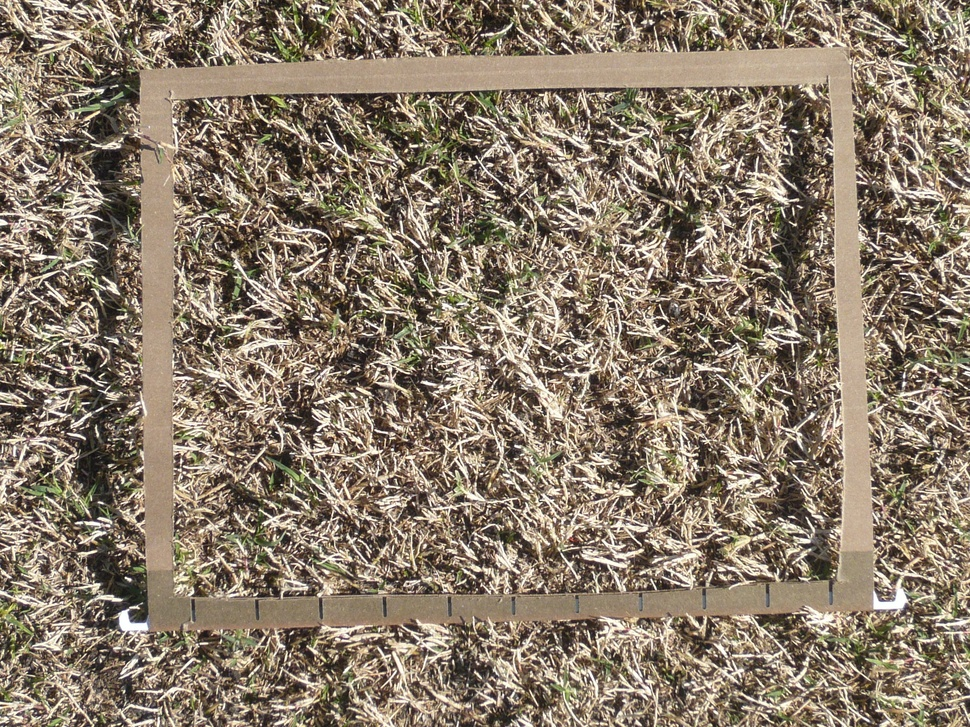
#> input picture data/original/Patch 1-2.JPG, 970 x 727 px, shrunk from 2048 x 1536 before the run
$ python plot_canny.py '../../../data/original/Patch 1-2.JPG'   (older library calls are emulated)
#> lines starting #> are read from the running program, lines starting #| are printed output that depends on the picture; after the words box and inside, x2 and y2 are one past the last pixel; in counts of white or black regions, pixels touching at a corner belong together
"""
===================
Canny edge detector
===================

The Canny filter is a multi-stage edge detector. It uses a filter based on the
derivative of a Gaussian in order to compute the intensity of the gradients.The
Gaussian reduces the effect of noise present in the image. Then, potential
edges are thinned down to 1-pixel curves by removing non-maximum pixels of the
gradient magnitude. Finally, edge pixels are kept or removed using hysteresis
thresholding on the gradient magnitude.

The Canny has three adjustable parameters: the width of the Gaussian (the
noisier the image, the greater the width), and the low and high threshold for
the hysteresis thresholding.

"""
import sys

import matplotlib.pyplot as plt
from skimage import io
from skimage.color import rgb2grey
from skimage.feature import canny
from skimage import measure
from skimage.filters import threshold_otsu
from skimage.morphology import closing, square


if len(sys.argv) < 2:
    raise ValueError("Usage:", sys.argv[0], " Missing some argument to indicate input files")
path = sys.argv[1]

image = io.imread(path)
#> image is the input picture: shape (727, 970, 3); mean R, G, B 137.8, 123.5, 106
image = rgb2grey(image)
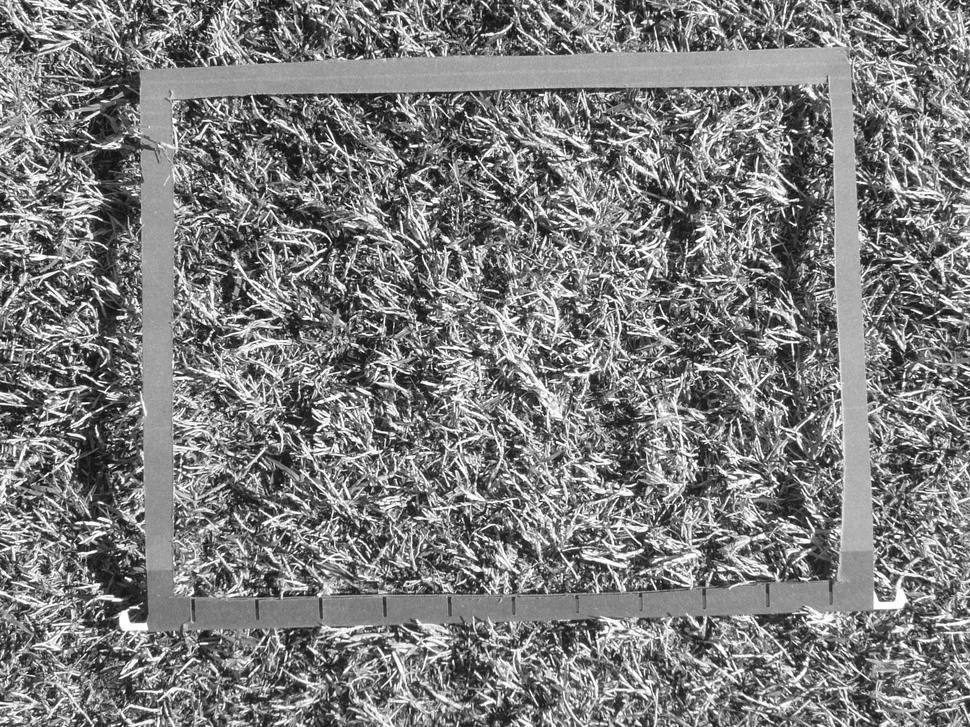
#> image: shape (727, 970) float64; min 0.0136, max 1, mean 0.491
# image = generate_green_map(image)
# im = uniform_filter(image)
thresh = threshold_otsu(image)
#> thresh = 0.509
# im = image > thresh
im = closing(image > thresh, square(3))
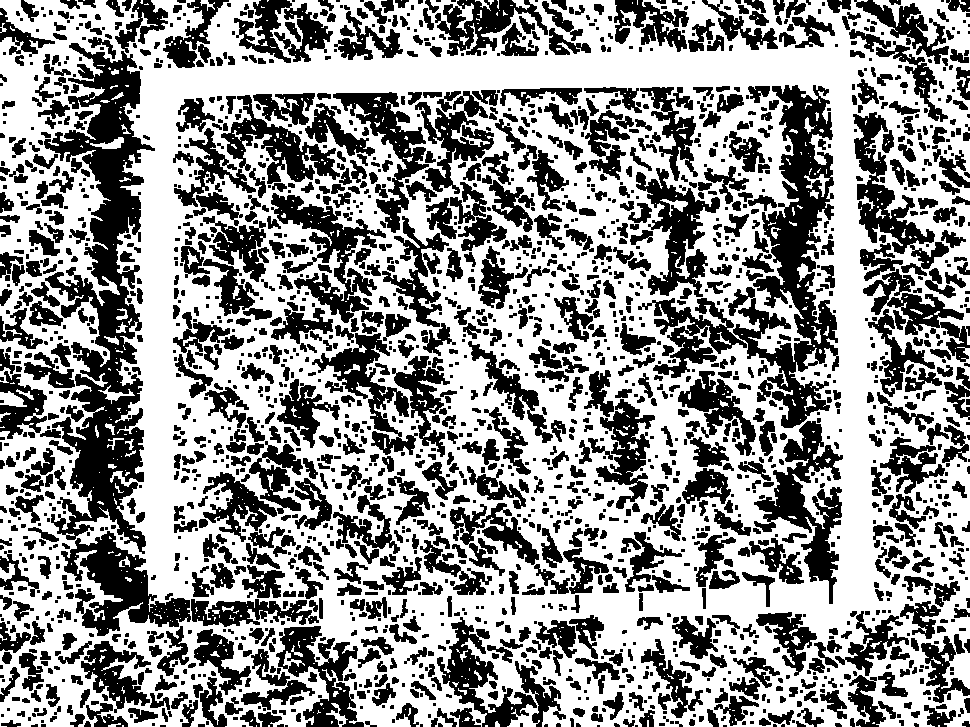
#> im: shape (727, 970) bool; 58% white; 2171 black regions (935 under 20 px), largest, box (x1, y1, x2, y2) and area: (44, 43, 155, 554) 22327, (728, 85, 839, 428) 14158, (61, 531, 191, 636) 5686

_sigma = 4.5
# Compute the Canny filter for two values of sigma
edges1 = canny(im)
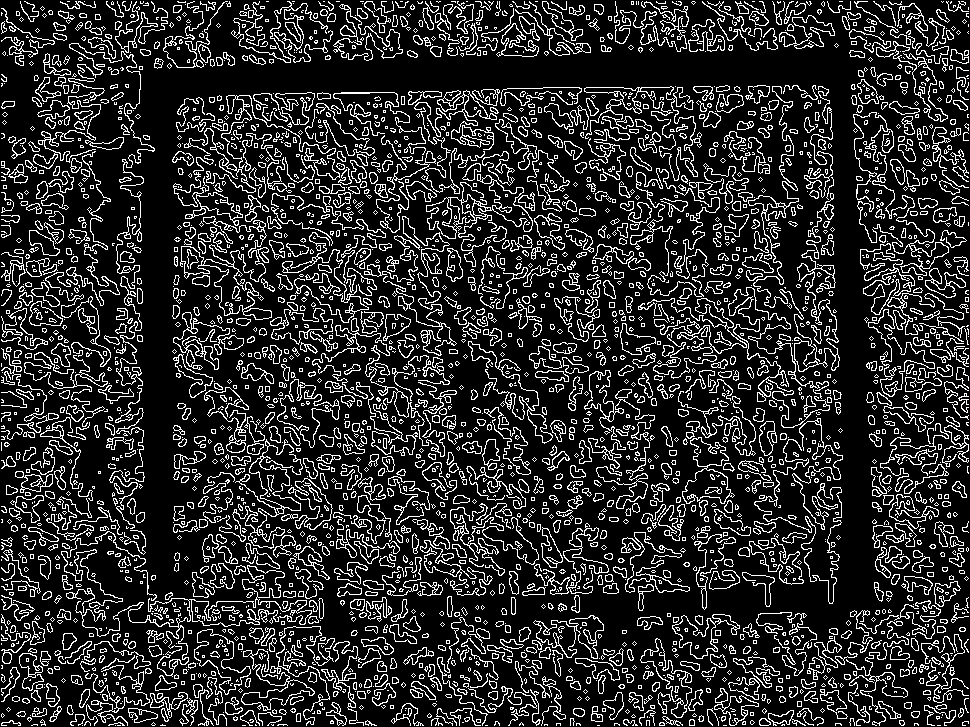
#> edges1: shape (727, 970) bool; 17.1% white in thin lines or dots
edges2 = canny(im, sigma=_sigma)
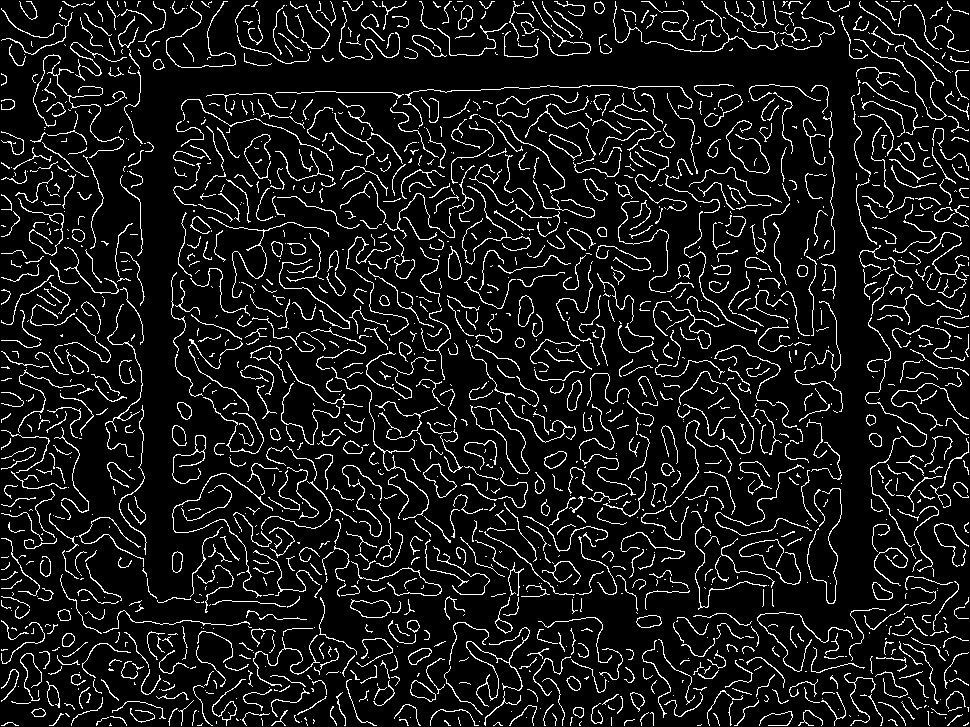
#> edges2: shape (727, 970) bool; 9.1% white in thin lines or dots

# display results
fig, (ax1, ax2, ax3) = plt.subplots(nrows=1, ncols=3, figsize=(8, 3))

ax1.imshow(im, cmap=plt.cm.jet)
ax1.axis('off')
ax1.set_title('noisy image', fontsize=20)

ax2.imshow(edges1, cmap=plt.cm.gray)
ax2.axis('off')
ax2.set_title('Canny filter, $\sigma=1$', fontsize=20)

ax3.imshow(edges2, cmap=plt.cm.gray)
ax3.axis('off')
ax3.set_title('Canny filter, $\sigma=3$', fontsize=20)

fig.subplots_adjust(wspace=0.02, hspace=0.02, top=0.9,
                    bottom=0.02, left=0.02, right=0.98)

plt.show()

contours = measure.find_contours(edges2, 0.5, fully_connected='high')
#> contours = 1721 point arrays, longest 939 points
print(len(contours))
#| 1721
if len(contours) < 10:
    for contour in contours:
        print(contour)

# Display the image and plot all contours found
fig, ax = plt.subplots()
ax.imshow(edges2, interpolation='nearest', cmap=plt.cm.gray)

for n, contour in enumerate(contours):
    ax.plot(contour[:, 1], contour[:, 0], linewidth=2)

ax.axis('image')
ax.set_xticks([])
ax.set_yticks([])
plt.show()
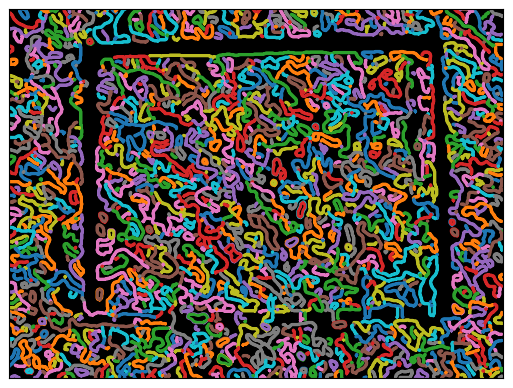
#> figure drawn by matplotlib, 1 panel

$ run again, on data/original/Patch 5-2.JPG
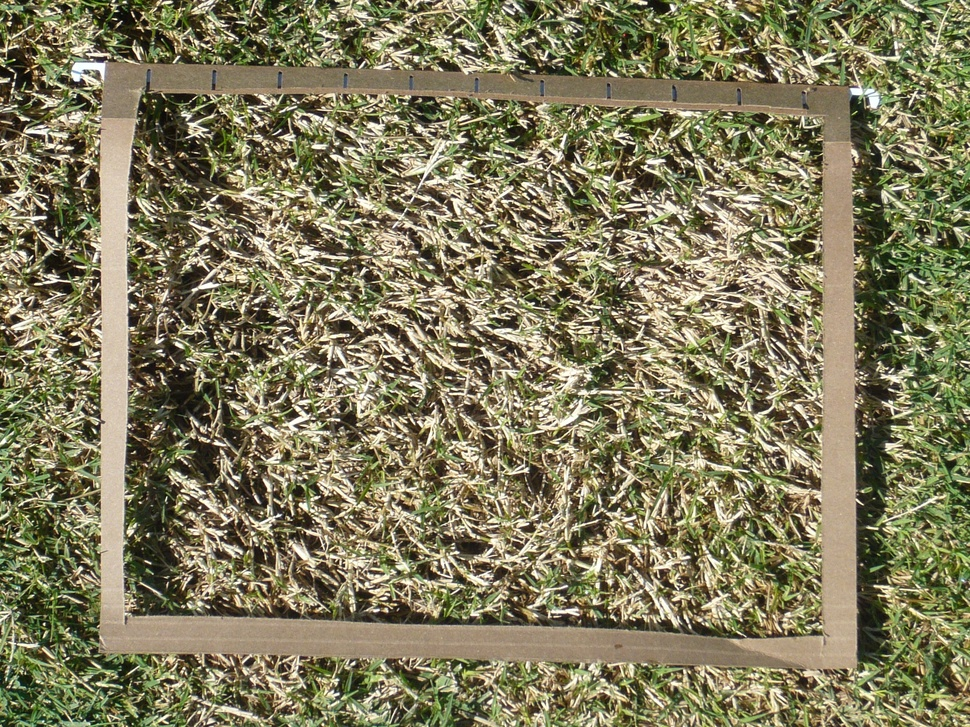
#> input picture data/original/Patch 5-2.JPG, 970 x 727 px, shrunk from 2048 x 1536 before the run
#> image is the input picture: shape (727, 970, 3); mean R, G, B 128.2, 122.8, 91.5
#> image: shape (727, 970) float64
#> thresh = 0.496
#> `im = closing(image > thresh, square(3))`:
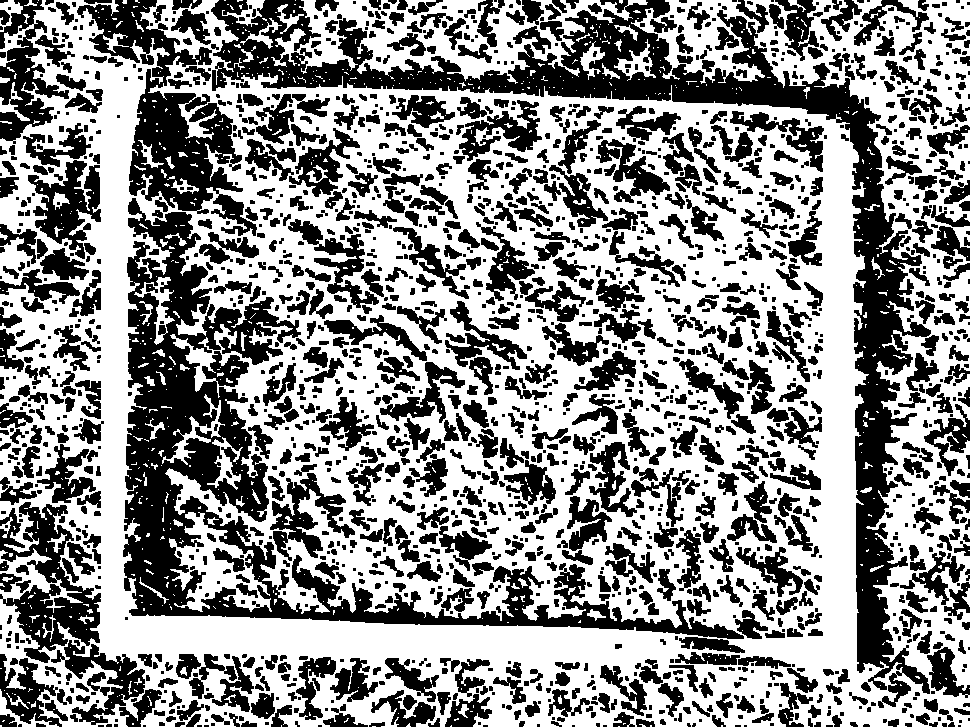
#> im: shape (727, 970) bool; 56.2% white; 1909 black regions (712 under 20 px), largest, box (x1, y1, x2, y2) and area: (211, 0, 931, 708) 46176, (123, 198, 744, 639) 43254, (77, 0, 257, 236) 13468
#> edges1: shape (727, 970) bool; 16.3% white in thin lines or dots
#> edges2: shape (727, 970) bool; 9% white in thin lines or dots
#> contours = 1730 point arrays, longest 1467 points
#| 1730
#> `plt.show()`:
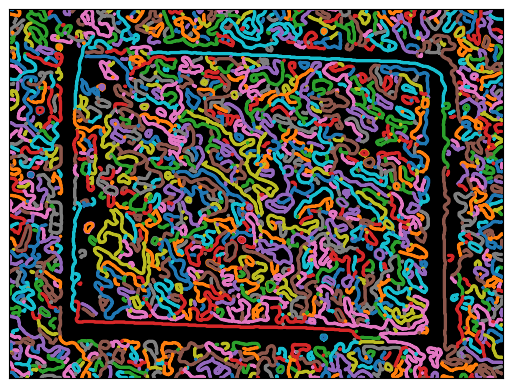
#> figure drawn by matplotlib, 1 panel

$ run again, on data/original/Patch 10.JPG
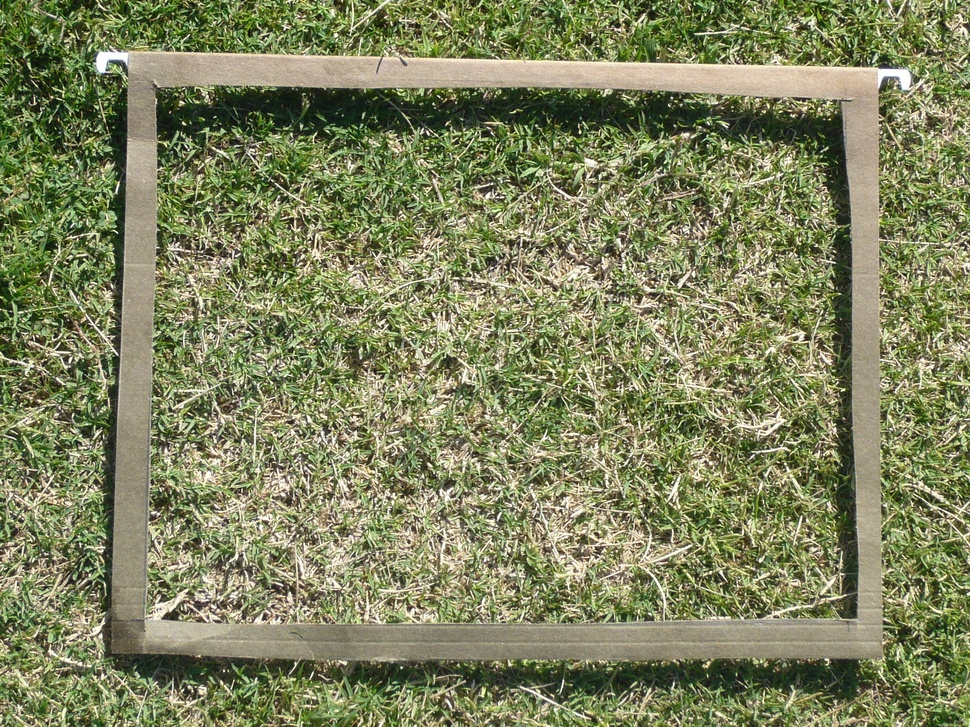
#> input picture data/original/Patch 10.JPG, 970 x 727 px, shrunk from 2048 x 1536 before the run
#> image is the input picture: shape (727, 970, 3); mean R, G, B 126.7, 130.9, 93.2
#> image: shape (727, 970) float64
#> thresh = 0.494
#> `im = closing(image > thresh, square(3))`:
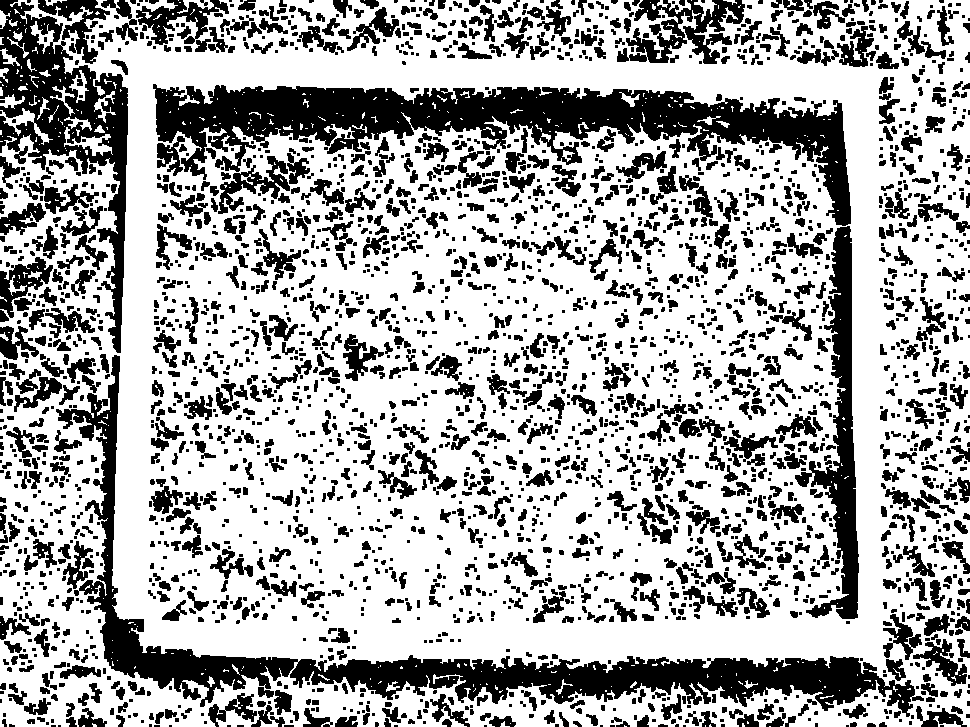
#> im: shape (727, 970) bool; 67.6% white; 2939 black regions (1418 under 20 px), largest, box (x1, y1, x2, y2) and area: (153, 84, 851, 226) 32135, (56, 355, 924, 717) 29238, (0, 0, 128, 353) 13455
#> edges1: shape (727, 970) bool; 14.2% white in thin lines or dots
#> edges2: shape (727, 970) bool; 8% white in thin lines or dots
#> contours = 1398 point arrays, longest 2299 points
#| 1398
#> `plt.show()`:
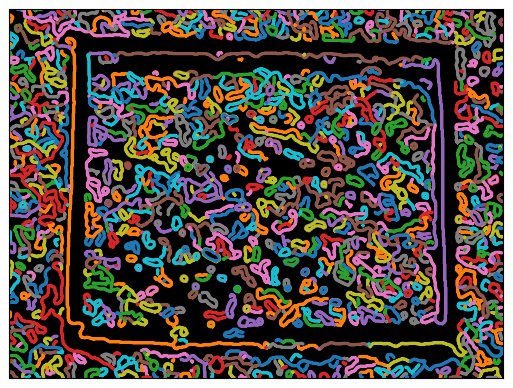
#> figure drawn by matplotlib, 1 panel

$ run again, on data/original/Patch 2.JPG
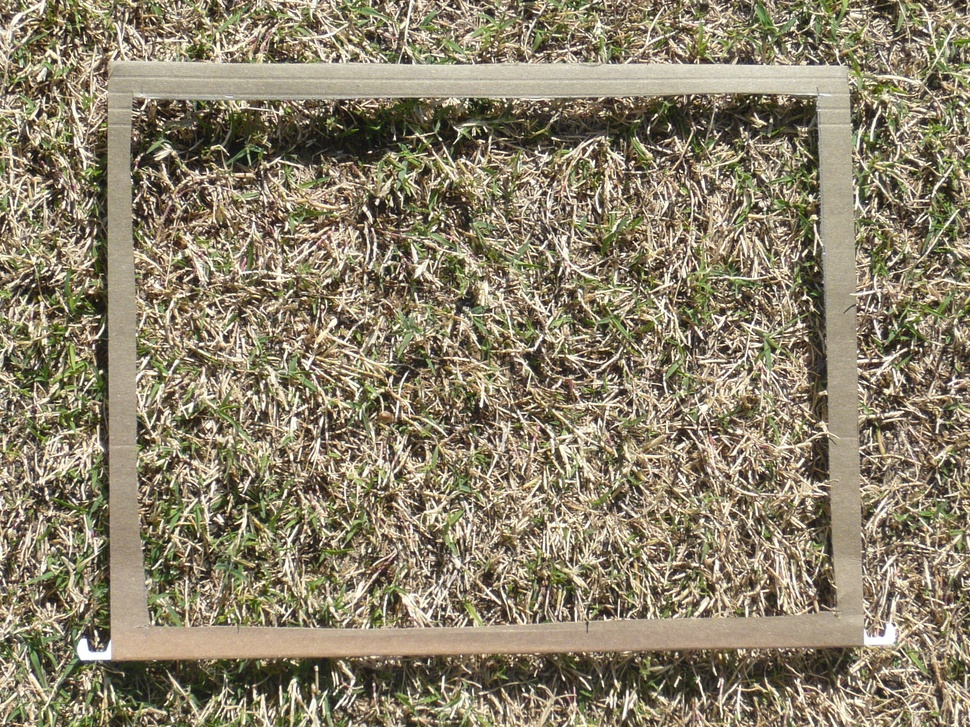
#> input picture data/original/Patch 2.JPG, 970 x 727 px, shrunk from 2048 x 1536 before the run
#> image is the input picture: shape (727, 970, 3); mean R, G, B 139.5, 129.5, 106.1
#> image: shape (727, 970) float64
#> thresh = 0.517
#> `im = closing(image > thresh, square(3))`:
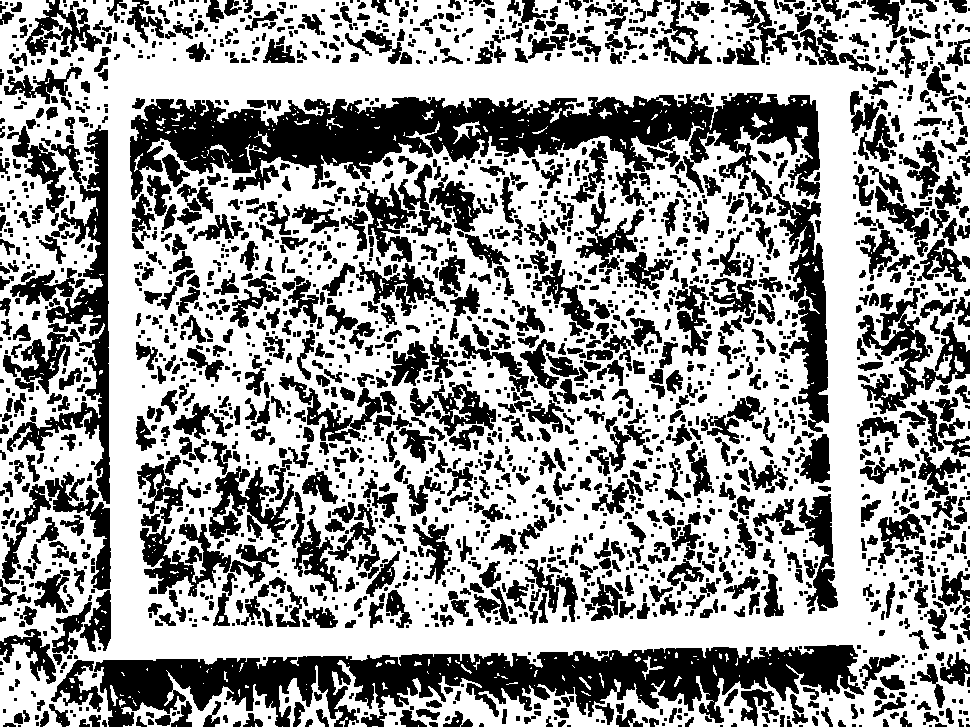
#> im: shape (727, 970) bool; 60.5% white; 2417 black regions (1115 under 20 px), largest, box (x1, y1, x2, y2) and area: (130, 93, 820, 200) 35744, (94, 645, 864, 727) 31051, (7, 125, 110, 504) 7848
#> edges1: shape (727, 970) bool; 15.8% white in thin lines or dots
#> edges2: shape (727, 970) bool; 8.6% white in thin lines or dots
#> contours = 1575 point arrays, longest 1283 points
#| 1575
#> `plt.show()`:
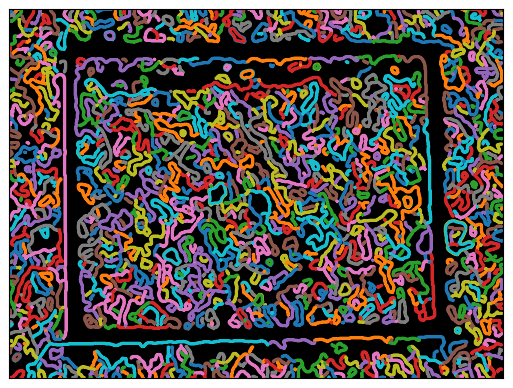
#> figure drawn by matplotlib, 1 panel
